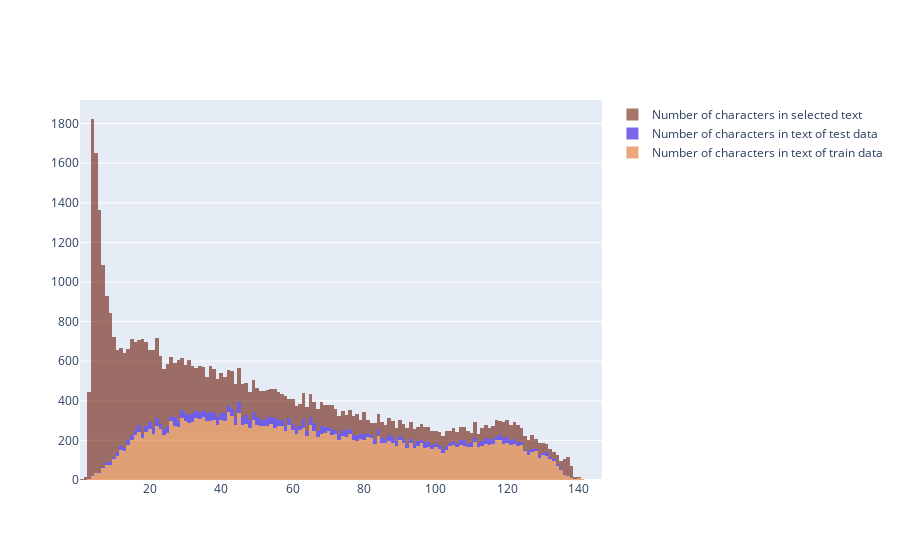

Source (notebook cell):
### Markdown cell above
# 4.Histogram plots of Number of characters

### Code cell
fig_ = go.Figure()
fig_.add_trace(go.Histogram(x=train['num_chars'],name = 'Number of characters in text of train data',marker = dict(color = 'rgba(222, 111, 33, 0.8)')))
fig_.add_trace(go.Histogram(x=test['num_chars'],name = 'Number of characters in text of test data',marker = dict(color = 'rgba(33, 1, 222, 0.8)')))
fig_.add_trace(go.Histogram(x=train['select_num_chars'],name = 'Number of characters in selected text',marker = dict(color = 'rgba(108, 25, 7, 0.8)')))

# Overlay both histograms
fig_.update_layout(barmode='stack')
# Reduce opacity to see both histograms
fig_.update_traces(opacity=0.75)
fig_.show()

### Figure 1 — Plotly figure (JSON) as saved in the notebook; plotly's stock layout.template omitted (floating-point values rounded to 4 significant figures; data arrays with more than 128 entries replaced by an {"elided": "..."} marker saying what was removed)
{"data": [{"marker": {"color": "rgba(222, 111, 33, 0.8)"}, "name": "Number of characters in text of train data", "opacity": 0.75, "type": "histogram", "x": {"elided": "27486 int values"}}, {"marker": {"color": "rgba(33, 1, 222, 0.8)"}, "name": "Number of characters in text of test data", "opacity": 0.75, "type": "histogram", "x": {"elided": "3535 int values"}}, {"marker": {"color": "rgba(108, 25, 7, 0.8)"}, "name": "Number of characters in selected text", "opacity": 0.75, "type": "histogram", "x": {"elided": "27486 int values"}}], "layout": {"barmode": "stack"}}
